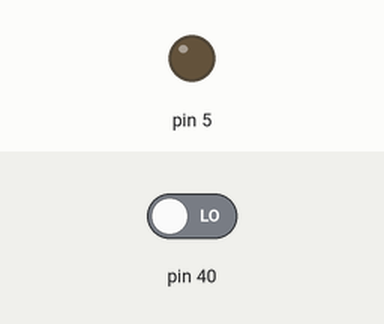
The program below on a simulated Raspberry Pi (header pin numbers). Parts: output pins drawn as LEDs (lit = HIGH). Inputs (shaded band) come from the test bench; at power-on: pin 40 LOW. What the program prints to the terminal is not drawn.

Above: at 1.2 s.
1.3 s: pin 40 driven HIGH
At 1.7 s:
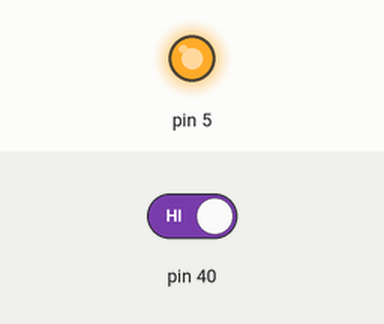
2.8 s: pin 40 driven LOW
At 4.1 s:
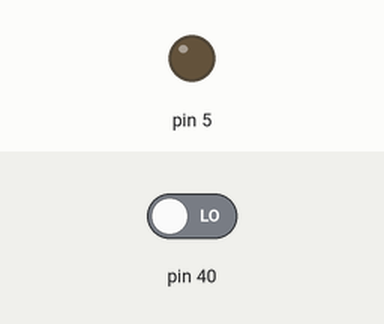
Timing chart, 0 to 5.8 s (numbered marks = the images above; inputs shaded):
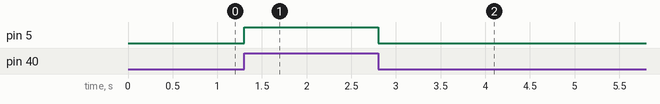

The program:

raspberry_pi_switch_led_01.py
```python
#
import RPi.GPIO as GPIO

GPIO.setmode(GPIO.BOARD) # Note:physical pins
#GPIO.setwarnings(False)
GPIO.setup(5,GPIO.OUT)
GPIO.setup(40,GPIO.IN)

while(True):
    print(GPIO.input(40))
    GPIO.output(5,GPIO.input(40))
```

Measured:
- after the input at 1.3 s, pin 5: LOW → HIGH at once
- after the input at 2.8 s, pin 5: HIGH → LOW at once
